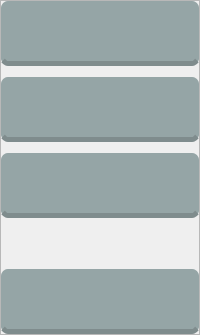
          <widget class="QFrame" name="frame_navbar">
           <property name="sizePolicy">
            <sizepolicy hsizetype="Minimum" vsizetype="Preferred">
             <horstretch>0</horstretch>
             <verstretch>0</verstretch>
            </sizepolicy>
           </property>
           <property name="minimumSize">
            <size>
             <width>60</width>
             <height>0</height>
            </size>
           </property>
           <property name="maximumSize">
            <size>
             <width>16777215</width>
             <height>16777215</height>
            </size>
           </property>
           <property name="styleSheet">
            <string notr="true">QPushButton {
border-radius: 7px;
background-color: #95a5a6;
border-bottom: 5px solid #7f8c8d;
width: 60px;
height: 60px;
}

QPushButton:pressed {
border: none;
}</string>
           </property>
           <property name="frameShape">
            <enum>QFrame::StyledPanel</enum>
           </property>
           <property name="frameShadow">
            <enum>QFrame::Raised</enum>
           </property>
           <layout class="QVBoxLayout" name="verticalLayout_3">
            <property name="spacing">
             <number>11</number>
            </property>
            <property name="leftMargin">
             <number>0</number>
            </property>
            <property name="topMargin">
             <number>0</number>
            </property>
            <property name="rightMargin">
             <number>0</number>
            </property>
            <property name="bottomMargin">
             <number>0</number>
            </property>
            <item>
             <widget class="QPushButton" name="button_nav_home">
              <property name="text">
               <string/>
              </property>
              <property name="icon">
               <iconset>
                <normaloff>../resources/icon_home_white_fill.svg</normaloff>../resources/icon_home_white_fill.svg</iconset>
              </property>
             </widget>
            </item>
            <item>
             <widget class="QPushButton" name="button_nav_predict">
              <property name="text">
               <string/>
              </property>
              <property name="icon">
               <iconset>
                <normaloff>../resources/icon_book.svg</normaloff>../resources/icon_book.svg</iconset>
              </property>
             </widget>
            </item>
            <item>
             <widget class="QPushButton" name="button_nav_setting">
              <property name="text">
               <string/>
              </property>
              <property name="icon">
               <iconset>
                <normaloff>../resources/icon_setting.svg</normaloff>../resources/icon_setting.svg</iconset>
              </property>
             </widget>
            </item>
            <item>
             <spacer name="verticalSpacer">
              <property name="orientation">
               <enum>Qt::Vertical</enum>
              </property>
              <property name="sizeHint" stdset="0">
               <size>
                <width>20</width>
                <height>40</height>
               </size>
              </property>
             </spacer>
            </item>
            <item>
             <widget class="QPushButton" name="button_nav_info">
              <property name="text">
               <string/>
              </property>
              <property name="icon">
               <iconset>
                <normaloff>../resources/icon_info_white.svg</normaloff>../resources/icon_info_white.svg</iconset>
              </property>
              <property name="flat">
               <bool>false</bool>
              </property>
             </widget>
            </item>
           </layout>
          </widget>
